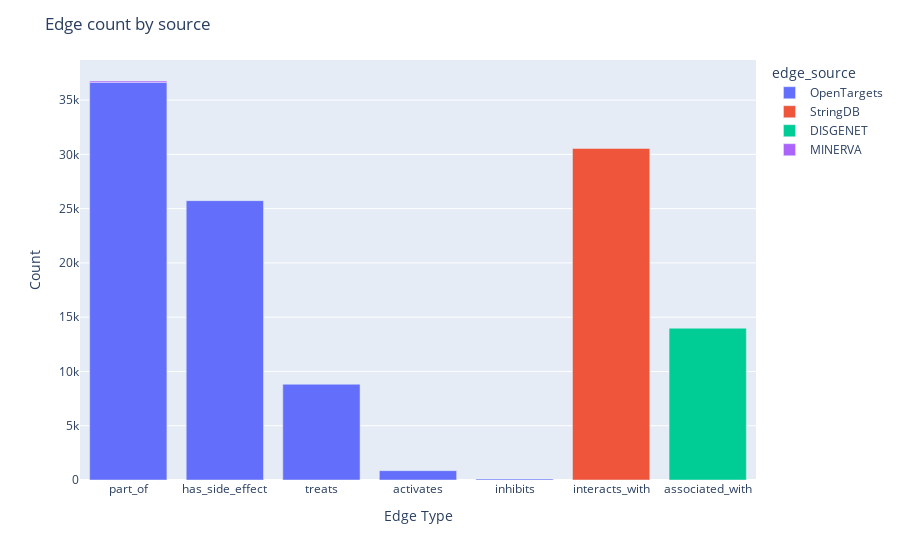

The cell this chart's notebook holds for it:
### Code cell
graph_obj.count_edge_by_data_source(plot=True)

### Figure 1 — Plotly figure (JSON) as saved in the notebook; plotly's stock layout.template omitted (floating-point values rounded to 4 significant figures)
{"data": [{"alignmentgroup": "True", "hovertemplate": "edge_source=OpenTargets<br>edge_type=%{x}<br>count=%{y}<extra></extra>", "legendgroup": "OpenTargets", "marker": {"color": "#636efa", "pattern": {"shape": ""}}, "name": "OpenTargets", "offsetgroup": "OpenTargets", "orientation": "v", "showlegend": true, "textposition": "auto", "type": "bar", "x": ["part_of", "has_side_effect", "treats", "activates", "inhibits"], "xaxis": "x", "y": [36635, 25739, 8821, 860, 98], "yaxis": "y"}, {"alignmentgroup": "True", "hovertemplate": "edge_source=StringDB<br>edge_type=%{x}<br>count=%{y}<extra></extra>", "legendgroup": "StringDB", "marker": {"color": "#EF553B", "pattern": {"shape": ""}}, "name": "StringDB", "offsetgroup": "StringDB", "orientation": "v", "showlegend": true, "textposition": "auto", "type": "bar", "x": ["interacts_with"], "xaxis": "x", "y": [30550], "yaxis": "y"}, {"alignmentgroup": "True", "hovertemplate": "edge_source=DISGENET<br>edge_type=%{x}<br>count=%{y}<extra></extra>", "legendgroup": "DISGENET", "marker": {"color": "#00cc96", "pattern": {"shape": ""}}, "name": "DISGENET", "offsetgroup": "DISGENET", "orientation": "v", "showlegend": true, "textposition": "auto", "type": "bar", "x": ["associated_with"], "xaxis": "x", "y": [13988], "yaxis": "y"}, {"alignmentgroup": "True", "hovertemplate": "edge_source=MINERVA<br>edge_type=%{x}<br>count=%{y}<extra></extra>", "legendgroup": "MINERVA", "marker": {"color": "#ab63fa", "pattern": {"shape": ""}}, "name": "MINERVA", "offsetgroup": "MINERVA", "orientation": "v", "showlegend": true, "textposition": "auto", "type": "bar", "x": ["part_of"], "xaxis": "x", "y": [127], "yaxis": "y"}], "layout": {"barmode": "relative", "legend": {"title": {"text": "edge_source"}, "tracegroupgap": 0}, "margin": {"t": 60}, "title": {"text": "Edge count by source"}, "xaxis": {"anchor": "y", "domain": [0, 1], "title": {"text": "Edge Type"}}, "yaxis": {"anchor": "x", "domain": [0, 1], "title": {"text": "Count"}}}}
